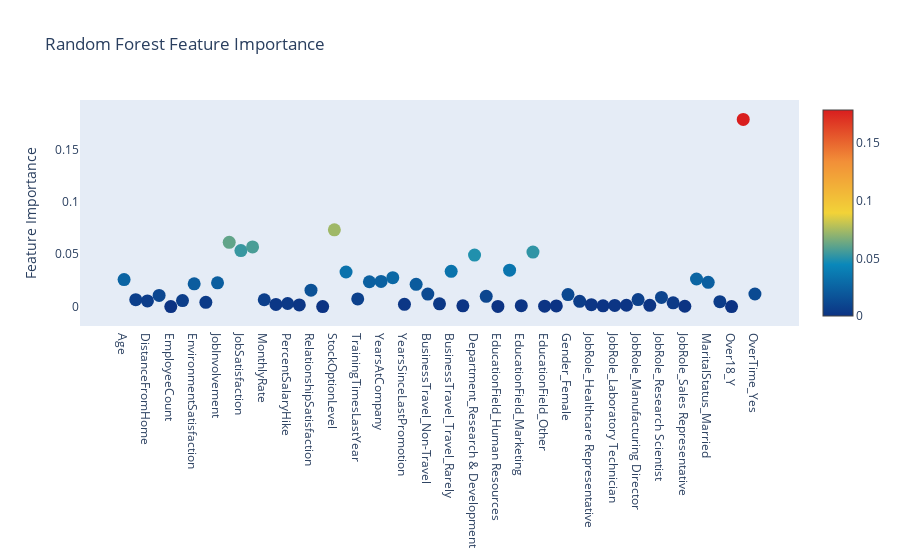

Notebook code cell kept with this figure:
### Code cell
# Scatter plot 
trace = go.Scatter(
    y = rf.feature_importances_,
    x = attrition_final.columns.values,
    mode='markers',
    marker=dict(
        sizemode = 'diameter',
        sizeref = 1,
        size = 13,
        #size= rf.feature_importances_,
        #color = np.random.randn(500), #set color equal to a variable
        color = rf.feature_importances_,
        colorscale='Portland',
        showscale=True
    ),
    text = attrition_final.columns.values
)
data = [trace]

layout= go.Layout(
    autosize= True,
    title= 'Random Forest Feature Importance',
    hovermode= 'closest',
     xaxis= dict(
         ticklen= 5,
         showgrid=False,
        zeroline=False,
        showline=False
     ),
    yaxis=dict(
        title= 'Feature Importance',
        showgrid=False,
        zeroline=False,
        ticklen= 5,
        gridwidth= 2
    ),
    showlegend= False
)
fig = go.Figure(data=data, layout=layout)
py.iplot(fig,filename='scatter2010')

### Figure 1 — Plotly figure (JSON) as saved in the notebook; plotly's stock layout.template omitted (floating-point values rounded to 4 significant figures)
{"data": [{"marker": {"color": [0.02583, 0.006563, 0.005367, 0.01064, 0, 0.005705, 0.02174, 0.004104, 0.02274, 0.06141, 0.0535, 0.05705, 0.006501, 0.00209, 0.002926, 0.001555, 0.01566, 0, 0.07335, 0.03303, 0.007356, 0.02371, 0.02407, 0.02764, 0.002113, 0.02128, 0.01198, 0.002609, 0.0337, 0.0007109, 0.04924, 0.009766, 0.0001222, 0.03483, 0.0008558, 0.05208, 0.0004267, 0.000667, 0.01144, 0.005065, 0.001813, 0.0007385, 0.001111, 0.001268, 0.006654, 0.001191, 0.008734, 0.003575, 0.0003016, 0.02636, 0.02321, 0.004711, 0, 0.1789, 0.01202], "colorscale": [[0, "rgb(12,51,131)"], [0.25, "rgb(10,136,186)"], [0.5, "rgb(242,211,56)"], [0.75, "rgb(242,143,56)"], [1, "rgb(217,30,30)"]], "showscale": true, "size": 13, "sizemode": "diameter", "sizeref": 1}, "mode": "markers", "text": ["Age", "DailyRate", "DistanceFromHome", "Education", "EmployeeCount", "EmployeeNumber", "EnvironmentSatisfaction", "HourlyRate", "JobInvolvement", "JobLevel", "JobSatisfaction", "MonthlyIncome", "MonthlyRate", "NumCompaniesWorked", "PercentSalaryHike", "PerformanceRating", "RelationshipSatisfaction", "StandardHours", "StockOptionLevel", "TotalWorkingYears", "TrainingTimesLastYear", "WorkLifeBalance", "YearsAtCompany", "YearsInCurrentRole", "YearsSinceLastPromotion", "YearsWithCurrManager", "BusinessTravel_Non-Travel", "BusinessTravel_Travel_Frequently", "BusinessTravel_Travel_Rarely", "Department_Human Resources", "Department_Research & Development", "Department_Sales", "EducationField_Human Resources", "EducationField_Life Sciences", "EducationField_Marketing", "EducationField_Medical", "EducationField_Other", "EducationField_Technical Degree", "Gender_Female", "Gender_Male", "JobRole_Healthcare Representative", "JobRole_Human Resources", "JobRole_Laboratory Technician", "JobRole_Manager", "JobRole_Manufacturing Director", "JobRole_Research Director", "JobRole_Research Scientist", "JobRole_Sales Executive", "JobRole_Sales Representative", "MaritalStatus_Divorced", "MaritalStatus_Married", "MaritalStatus_Single", "Over18_Y", "OverTime_No", "OverTime_Yes"], "type": "scatter", "x": ["Age", "DailyRate", "DistanceFromHome", "Education", "EmployeeCount", "EmployeeNumber", "EnvironmentSatisfaction", "HourlyRate", "JobInvolvement", "JobLevel", "JobSatisfaction", "MonthlyIncome", "MonthlyRate", "NumCompaniesWorked", "PercentSalaryHike", "PerformanceRating", "RelationshipSatisfaction", "StandardHours", "StockOptionLevel", "TotalWorkingYears", "TrainingTimesLastYear", "WorkLifeBalance", "YearsAtCompany", "YearsInCurrentRole", "YearsSinceLastPromotion", "YearsWithCurrManager", "BusinessTravel_Non-Travel", "BusinessTravel_Travel_Frequently", "BusinessTravel_Travel_Rarely", "Department_Human Resources", "Department_Research & Development", "Department_Sales", "EducationField_Human Resources", "EducationField_Life Sciences", "EducationField_Marketing", "EducationField_Medical", "EducationField_Other", "EducationField_Technical Degree", "Gender_Female", "Gender_Male", "JobRole_Healthcare Representative", "JobRole_Human Resources", "JobRole_Laboratory Technician", "JobRole_Manager", "JobRole_Manufacturing Director", "JobRole_Research Director", "JobRole_Research Scientist", "JobRole_Sales Executive", "JobRole_Sales Representative", "MaritalStatus_Divorced", "MaritalStatus_Married", "MaritalStatus_Single", "Over18_Y", "OverTime_No", "OverTime_Yes"], "y": [0.02583, 0.006563, 0.005367, 0.01064, 0, 0.005705, 0.02174, 0.004104, 0.02274, 0.06141, 0.0535, 0.05705, 0.006501, 0.00209, 0.002926, 0.001555, 0.01566, 0, 0.07335, 0.03303, 0.007356, 0.02371, 0.02407, 0.02764, 0.002113, 0.02128, 0.01198, 0.002609, 0.0337, 0.0007109, 0.04924, 0.009766, 0.0001222, 0.03483, 0.0008558, 0.05208, 0.0004267, 0.000667, 0.01144, 0.005065, 0.001813, 0.0007385, 0.001111, 0.001268, 0.006654, 0.001191, 0.008734, 0.003575, 0.0003016, 0.02636, 0.02321, 0.004711, 0, 0.1789, 0.01202]}], "layout": {"autosize": true, "hovermode": "closest", "showlegend": false, "title": {"text": "Random Forest Feature Importance"}, "xaxis": {"autorange": true, "range": [-3.606, 57.61], "showgrid": false, "showline": false, "ticklen": 5, "type": "category", "zeroline": false}, "yaxis": {"autorange": true, "gridwidth": 2, "range": [-0.04899, 0.2279], "showgrid": false, "ticklen": 5, "title": {"text": "Feature Importance"}, "type": "linear", "zeroline": false}}}
